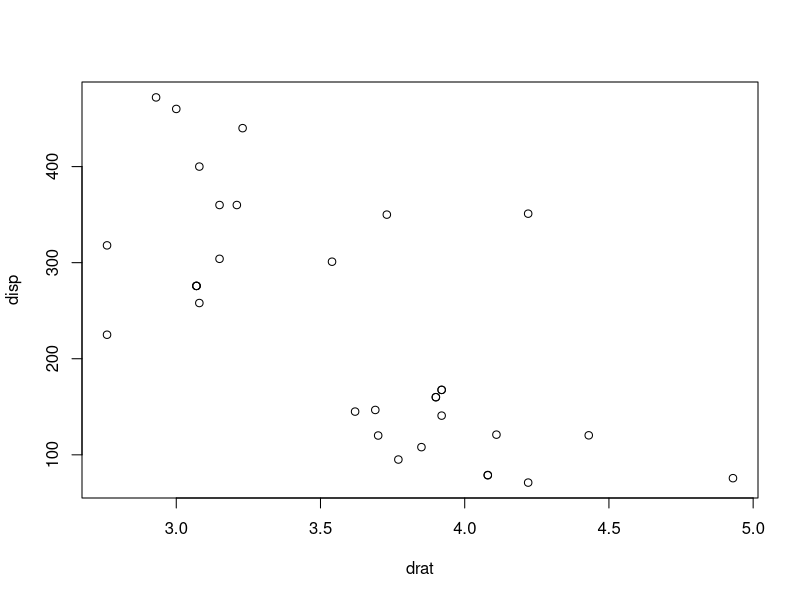

This figure's R source:
# 다변량분석
# 피어슨의 상관계수 = 두 변수간의 선형관계
# 스피어만의 상관계수 = 두 변수간의 선형관계 이외

# install.packages("Hmisc")
library(Hmisc)
data(mtcars)
head(mtcars)

# disp ~ drat 간 산점도 
drat <- mtcars$drat
disp <- mtcars$disp
plot(drat,disp)

cov(drat,disp)
cor(drat,disp)

# Hmisc 패키지에 rcorr은 상관분석
# 피어슨 상관계수
rcorr(as.matrix(mtcars), type = "pearson")
cov(mtcars)

# 스피어만 상관계수
rcorr(as.matrix(mtcars), type = "spearman")
